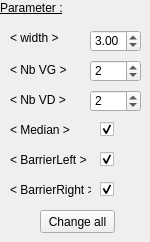
            <widget class="QWidget" name="page_6">
             <widget class="QLabel" name="label_24">
              <property name="geometry">
               <rect>
                <x>0</x>
                <y>0</y>
                <width>76</width>
                <height>16</height>
               </rect>
              </property>
              <property name="font">
               <font>
                <underline>true</underline>
               </font>
              </property>
              <property name="text">
               <string>Parameter :</string>
              </property>
             </widget>
             <widget class="QLabel" name="label_14">
              <property name="geometry">
               <rect>
                <x>10</x>
                <y>30</y>
                <width>61</width>
                <height>16</height>
               </rect>
              </property>
              <property name="text">
               <string>&lt; width &gt;</string>
              </property>
             </widget>
             <widget class="QLabel" name="label_15">
              <property name="geometry">
               <rect>
                <x>10</x>
                <y>60</y>
                <width>61</width>
                <height>20</height>
               </rect>
              </property>
              <property name="text">
               <string>&lt; Nb VG &gt;</string>
              </property>
             </widget>
             <widget class="QLabel" name="label_19">
              <property name="geometry">
               <rect>
                <x>10</x>
                <y>90</y>
                <width>61</width>
                <height>20</height>
               </rect>
              </property>
              <property name="text">
               <string>&lt; Nb VD &gt;</string>
              </property>
             </widget>
             <widget class="QDoubleSpinBox" name="doubleSpinBox_roadWidth">
              <property name="geometry">
               <rect>
                <x>90</x>
                <y>30</y>
                <width>51</width>
                <height>22</height>
               </rect>
              </property>
              <property name="decimals">
               <number>2</number>
              </property>
              <property name="minimum">
               <double>1.000000000000000</double>
              </property>
              <property name="maximum">
               <double>99.989999999999995</double>
              </property>
              <property name="value">
               <double>3.000000000000000</double>
              </property>
             </widget>
             <widget class="QSpinBox" name="spinBox_roadNbVG">
              <property name="geometry">
               <rect>
                <x>90</x>
                <y>60</y>
                <width>51</width>
                <height>22</height>
               </rect>
              </property>
              <property name="minimum">
               <number>1</number>
              </property>
              <property name="maximum">
               <number>99</number>
              </property>
              <property name="value">
               <number>2</number>
              </property>
             </widget>
             <widget class="QSpinBox" name="spinBox_roadNbVD">
              <property name="geometry">
               <rect>
                <x>90</x>
                <y>90</y>
                <width>51</width>
                <height>22</height>
               </rect>
              </property>
              <property name="minimum">
               <number>1</number>
              </property>
              <property name="maximum">
               <number>99</number>
              </property>
              <property name="value">
               <number>2</number>
              </property>
             </widget>
             <widget class="QLabel" name="label_20">
              <property name="geometry">
               <rect>
                <x>10</x>
                <y>120</y>
                <width>61</width>
                <height>20</height>
               </rect>
              </property>
              <property name="text">
               <string>&lt; Median &gt;</string>
              </property>
             </widget>
             <widget class="QCheckBox" name="checkBox_roadMedian">
              <property name="geometry">
               <rect>
                <x>100</x>
                <y>120</y>
                <width>21</width>
                <height>18</height>
               </rect>
              </property>
              <property name="text">
               <string/>
              </property>
              <property name="checked">
               <bool>true</bool>
              </property>
             </widget>
             <widget class="QPushButton" name="pushButton_ChangeAllCP">
              <property name="geometry">
               <rect>
                <x>40</x>
                <y>210</y>
                <width>75</width>
                <height>23</height>
               </rect>
              </property>
              <property name="text">
               <string>Change all</string>
              </property>
             </widget>
             <widget class="QLabel" name="label_21">
              <property name="geometry">
               <rect>
                <x>10</x>
                <y>150</y>
                <width>81</width>
                <height>20</height>
               </rect>
              </property>
              <property name="text">
               <string>&lt; BarrierLeft &gt;</string>
              </property>
             </widget>
             <widget class="QLabel" name="label_22">
              <property name="geometry">
               <rect>
                <x>10</x>
                <y>180</y>
                <width>81</width>
                <height>20</height>
               </rect>
              </property>
              <property name="text">
               <string>&lt; BarrierRight &gt;</string>
              </property>
             </widget>
             <widget class="QCheckBox" name="checkBox_roadBarrierLeft">
              <property name="geometry">
               <rect>
                <x>100</x>
                <y>150</y>
                <width>21</width>
                <height>18</height>
               </rect>
              </property>
              <property name="text">
               <string/>
              </property>
              <property name="checked">
               <bool>true</bool>
              </property>
             </widget>
             <widget class="QCheckBox" name="checkBox_roadBarrierRight">
              <property name="geometry">
               <rect>
                <x>100</x>
                <y>180</y>
                <width>21</width>
                <height>18</height>
               </rect>
              </property>
              <property name="text">
               <string/>
              </property>
              <property name="checked">
               <bool>true</bool>
              </property>
             </widget>
            </widget>
